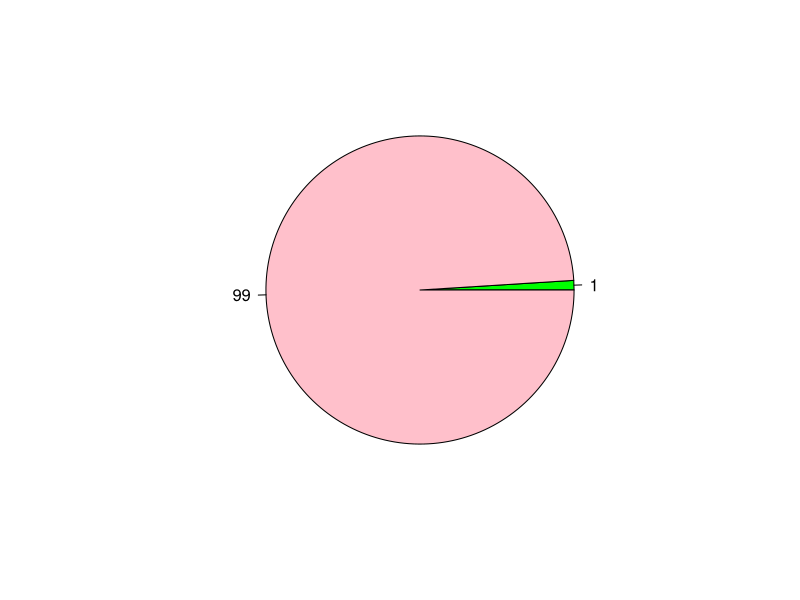
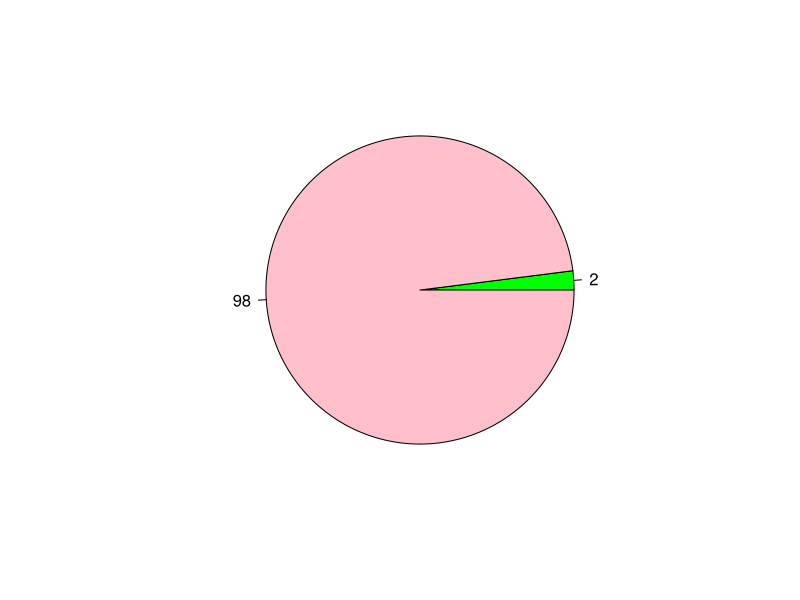
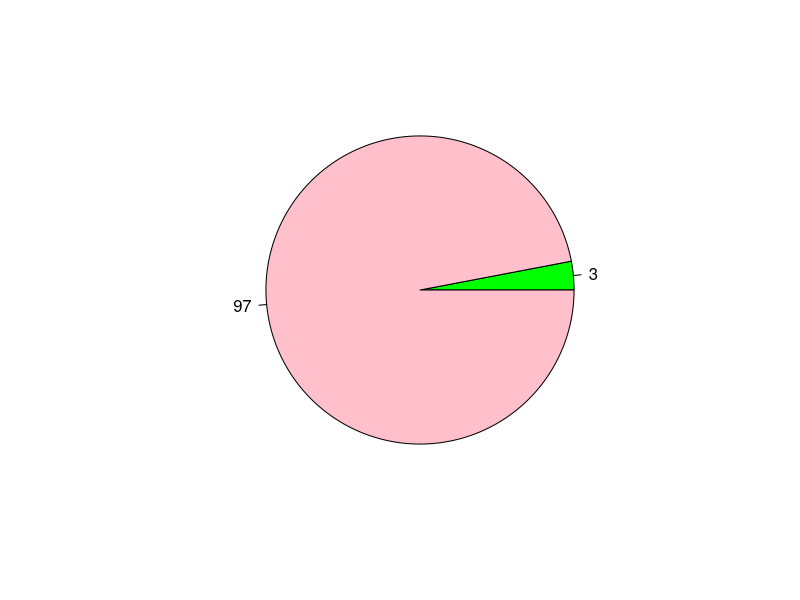
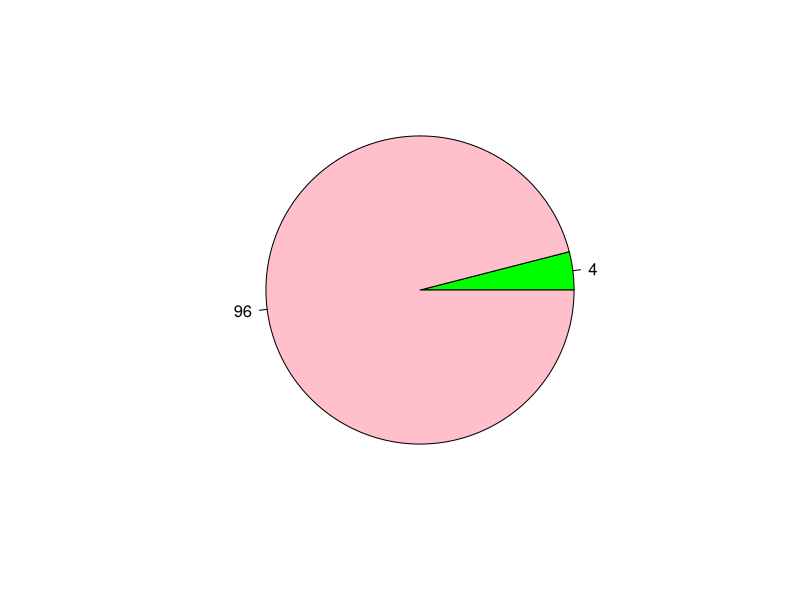
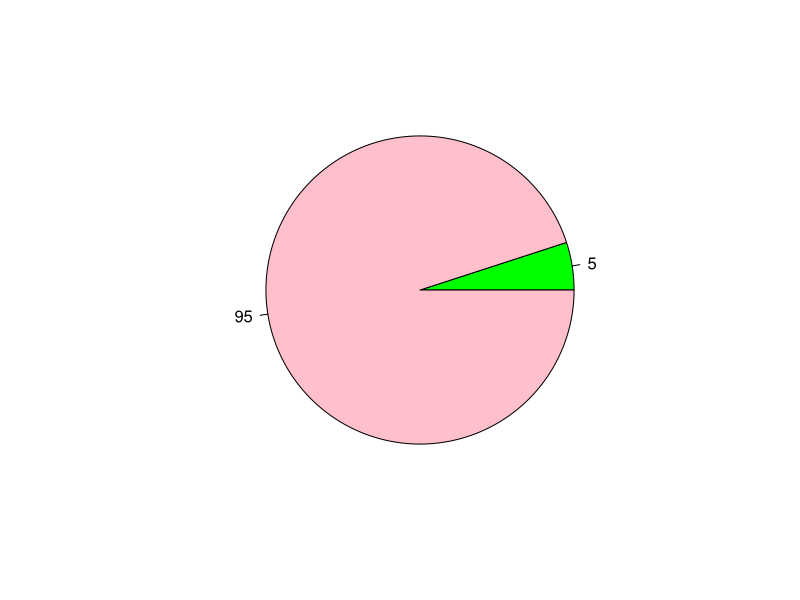
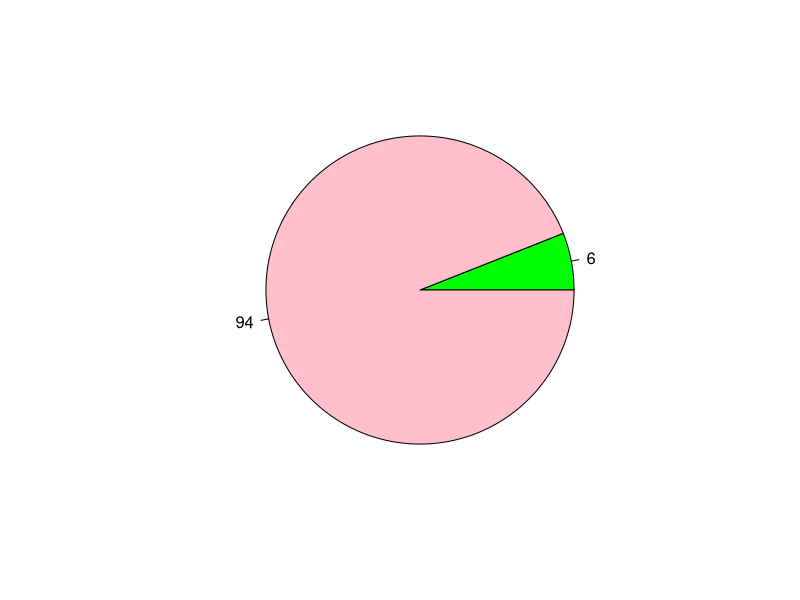
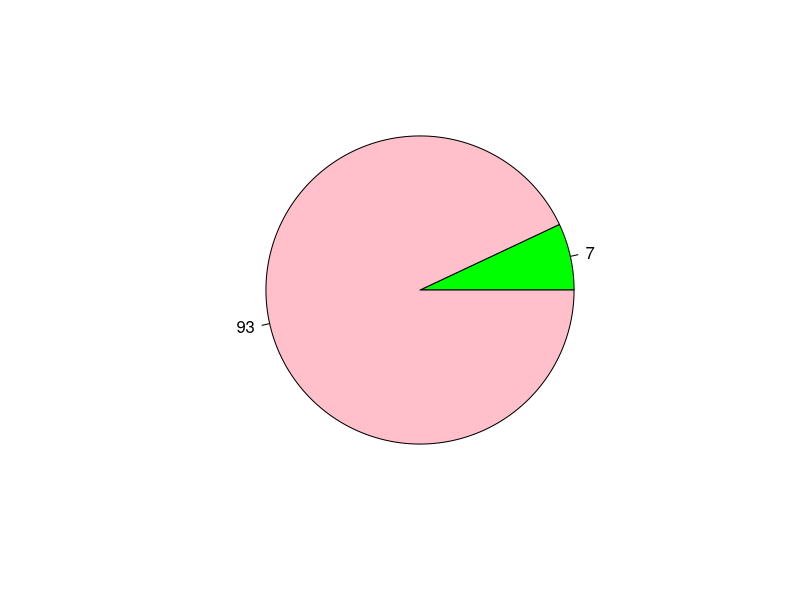
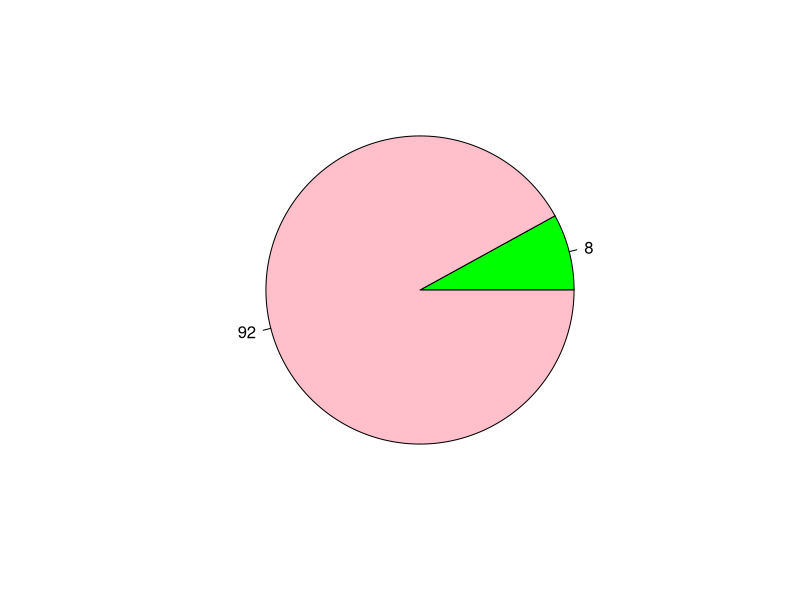

The R script that drew these images, in order: (Note: a time limit stopped this script after it produced the figures.)
# progress indicator by a pie-chart
for (i in 1:100) {
  pie(c(i, 100 - i), 
      c(as.character(i), as.character(100-i)), 
      col = c("green", "pink"))
  Sys.sleep(1)
}

# progress indicator by a box filling up
plot(NA, NA, 
     xlim = c(1, 10), 
     ylim = c(1, 10),
     xaxt = "n",
     yaxt = "n",
     xlab = "",
     ylab = "")
axis(side = 1, at = 1:10, labels = 1:10)
axis(side = 4, at = 1:10, labels = seq(10, 100, 10))

for (j in 1:10) {
  for (i in seq(1, 10, 1)) {
    points(x = i, y = j, pch = 19, col = "#23e705", cex = 4)
    Sys.sleep(1)
  }
}


# progress indicator by a box filling up in a different way
pause <- function(seconds) {
  start <- Sys.time()
  while((Sys.time() - start) < seconds) {}
}

par(bg = "black")
plot(NA, NA, 
     xlim = c(1, 10), 
     ylim = c(1, 10),
     xaxt = "n",
     yaxt = "n",
     xlab = "",
     ylab = "")

ball_colors <- rep(c("#DB4437", "#F4B400", "#08e2f0", "#4285F4", "#0F9D58"), rep(2, 5))

for (t in 1:10) {
  pop <- 1:10
  
  for(k in 1:10){
    
    if(k < 10){
      num <- sample(pop, 1)
    } else{
      num <- pop[1]
    }
    
    cl <- rep("black", 10-t+1)
    
    for (m in 1:(10-t+1)) {
      cl[m] <- ball_colors[t]
      if(t != 10){
        points(x = rep(num, length(10:t)), y = 10:t, col = cl, pch = 19, cex = seq(1, 4, length = 10-t+1))
      } else{
        points(x = num, y = 10, col = cl, pch = 19, cex = 4)
      }
      pause(0.15)
      cl <- rep("black", 10-t+1)
    }
    
    index <- which(pop == num)
    pop <- pop[-index]
  }
}
